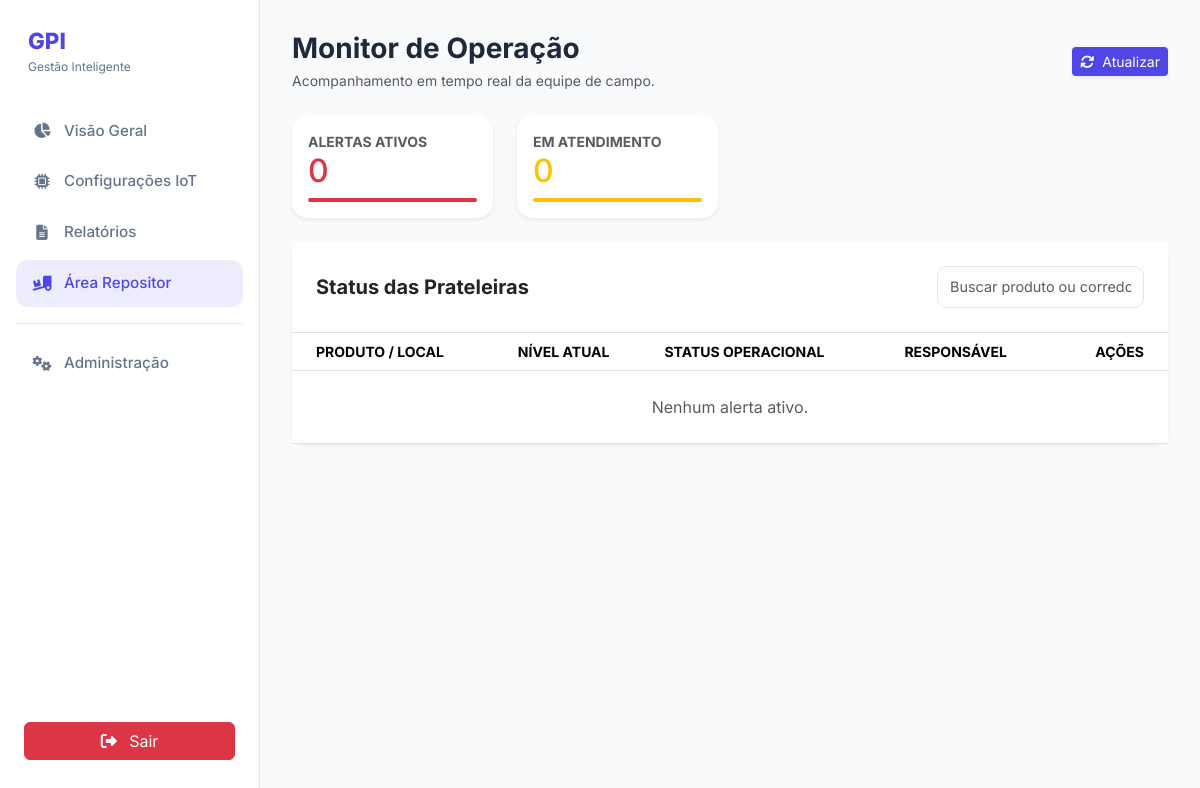
Before: /roteador.php?controller=Repositor&action=index (signed in) with the older database file.
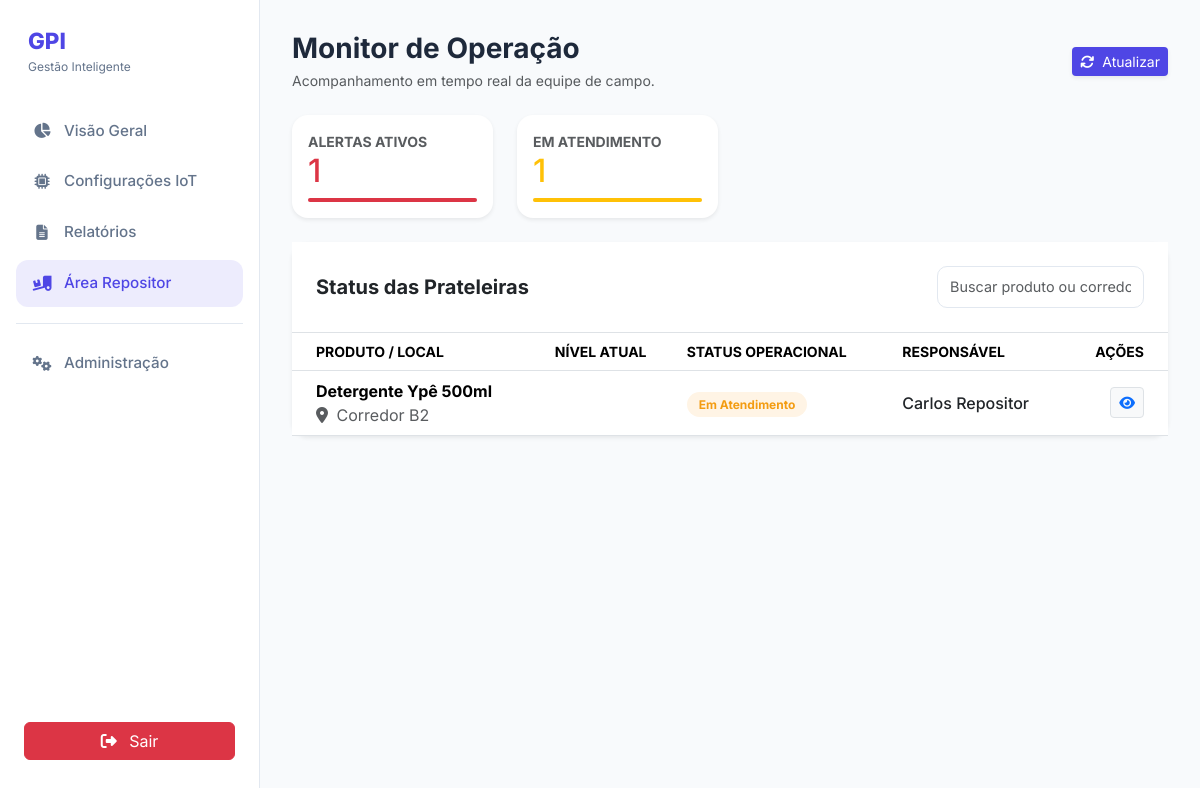
After: the same page with the newer database file.
### tables this page shows
CREATE TABLE historico_alertas (
    id INT PRIMARY KEY AUTO_INCREMENT,
    id_sensor VARCHAR(50) NOT NULL,
    quantidade_no_momento INT NOT NULL,
    data_hora_alerta DATETIME DEFAULT CURRENT_TIMESTAMP,
    data_fim DATETIME,
    status ENUM('pendente', 'em_andamento', 'resolvido') DEFAULT 'pendente',
    id_usuario_atendimento INT,
    FOREIGN KEY (id_sensor) REFERENCES sensor(id),
    FOREIGN KEY (id_usuario_atendimento) REFERENCES usuarios(id)
);

CREATE TABLE produtos (
    id INT PRIMARY KEY NOT NULL AUTO_INCREMENT,
    nome VARCHAR(120) NOT NULL,
    peso_unitario DECIMAL(10,3) NOT NULL,
    unidade_medida VARCHAR(10) DEFAULT 'un',
    id_categoria INT,
    FOREIGN KEY (id_categoria) REFERENCES categorias(id)
);

CREATE TABLE sensor (
    id VARCHAR(50) PRIMARY KEY NOT NULL,
    nome VARCHAR(120) NOT NULL,
    corredor VARCHAR(120) NOT NULL,
    lado VARCHAR(120) NOT NULL,
    peso_atual DECIMAL(10,3) NOT NULL DEFAULT 0,
    capacidade_maxima INT NOT NULL DEFAULT 20,
    minimo_reposicao INT NOT NULL DEFAULT 5,
    ultima_atualizacao DATETIME NOT NULL DEFAULT CURRENT_TIMESTAMP ON UPDATE CURRENT_TIMESTAMP,
    quantidade_atual INT NOT NULL DEFAULT 0,
    id_produto INT NOT NULL,
    status VARCHAR(20) NOT NULL,
    FOREIGN KEY (id_produto) REFERENCES produtos(id)
);

CREATE TABLE usuarios (
    id INT PRIMARY KEY NOT NULL AUTO_INCREMENT,
    nome VARCHAR(100) NOT NULL,
    login VARCHAR(50) NOT NULL UNIQUE,
    senha VARCHAR(255) NOT NULL, 
    nivel_acesso ENUM('gerente', 'repositor') NOT NULL DEFAULT 'repositor'
);

### DAO/Conexao.php (called while the page is built)
<?php
class Conexao {
    private static $instance;
    public static function getConn() {
        if (!isset(self::$instance)) {
            try {
                self::$instance = new PDO("mysql:host=localhost;port=3307;dbname=gpi;charset=utf8", "root", "");
                self::$instance->setAttribute(PDO::ATTR_ERRMODE, PDO::ERRMODE_EXCEPTION);
            } catch (PDOException $e) {
                die("Erro de conexão com o banco de dados: " . $e->getMessage());
            }
        }
        return self::$instance;
    }
}

### DAO/HistoricoAlertasDAO.php (called while the page is built, shortened)
<?php
class HistoricoAlertasDAO {
    private $conexao;
    public function __construct() {
        $this->conexao = Conexao::getConn();
    }
    public function buscarAlertasAtivos() {
    try {
        $sql = "SELECT h.*, s.corredor, s.lado, p.nome as produto_nome, c.nome as categoria_nome,
                       u.nome as nome_responsavel
                FROM historico_alertas h
                JOIN sensor s ON h.id_sensor = s.id
                JOIN produtos p ON s.id_produto = p.id
                JOIN categorias c ON p.id_categoria = c.id
                LEFT JOIN usuarios u ON h.id_usuario_atendimento = u.id
                WHERE h.status IN ('pendente', 'em_andamento')
                ORDER BY h.status DESC, h.data_hora_alerta DESC";
        $stmt = $this->conexao->prepare($sql);
        $stmt->execute();
        $alertas = [];
        while ($row = $stmt->fetch(PDO::FETCH_ASSOC)) {
            $alertas[] = $this->mapearAlerta($row);
        }
        return $alertas;
    } catch (PDOException $e) {
        throw new Exception("Erro ao buscar alertas ativos: " . $e->getMessage());
    }
}
    private function mapearAlerta($row) {
        $alerta = new Alerta();
        $alerta->setId($row['id']);
        $alerta->setQuantidadeNoMomento($row['quantidade_no_momento']);
        $alerta->setDataHoraAlerta($row['data_hora_alerta'] ?? null);
        $alerta->setStatus($row['status']);
        $alerta->setIdUsuarioAtendimento($row['id_usuario_atendimento'] ?? null);
        $alerta->setDataFim($row['data_fim'] ?? null);
        $alerta->setNomeResponsavel($row['nome_responsavel'] ?? null);
        $produto = new Produto();
        $produto->setId($row['id_produto'] ?? null);
        $produto->setNome($row['produto_nome']);
        $produto->setCategoria($row['categoria_nome']);
        $sensor = new Sensor();
        $sensor->setId($row['id_sensor']);
        $sensor->setCorredor($row['corredor']);
        $sensor->setLado($row['lado']);
        $alerta->setProduto($produto);
        $alerta->setSensor($sensor);
        return $alerta;
    }
}

### autoload.php (called while the page is built, shortened)
<?php
spl_autoload_register(function ($classe) {
    $pastas = ['controller', 'model', 'dao'];
    foreach ($pastas as $pasta) {
        $arquivo = __DIR__ . DIRECTORY_SEPARATOR . $pasta . DIRECTORY_SEPARATOR . $classe . '.php';
        if (file_exists($arquivo)) {
            return;
        }
    }
});

### model/Alerta.php (called while the page is built, shortened)
<?php
class Alerta {
    private $produto;
    private $sensor;
    private $status;
    private $nome_responsavel;
    public function setStatus($status) { $this->status = $status; }
    public function getStatus() { return $this->status; }
    public function setProduto($produto) { $this->produto = $produto; }
    public function setSensor($sensor) { $this->sensor = $sensor; }
    public function getProduto() { return $this->produto; }
    public function getCorredor() { return $this->sensor ? $this->sensor->getCorredor() : 'N/A'; }
    public function setNomeResponsavel($nome) {
    $this->nome_responsavel = $nome;
}
public function getResponsavelNome() {
    return $this->nome_responsavel ?? null;
}
}

### model/Produto.php (called while the page is built, shortened)
<?php
class Produto {
    private $nome;
    public function getNome() {
        return $this->nome;
    }
    public function setNome($nome) {
        $this->nome = $nome;
    }
}

### model/Sensor.php (called while the page is built, shortened)
<?php
class Sensor {
    private $corredor;
    public function getCorredor() { return $this->corredor; }
    public function setCorredor($c) { $this->corredor = $c; }
}

### view/repositor.php (the view, shortened to what the changed rows need)
<?php
$alertas = $alertas ?? [];
?>
<!DOCTYPE html>
<html lang="pt-BR">
<head>
    <link rel="stylesheet" href="https://cdnjs.cloudflare.com/ajax/libs/font-awesome/6.4.2/css/all.min.css">
    <link href="https://cdn.jsdelivr.net/npm/bootstrap@5.3.2/dist/css/bootstrap.min.css" rel="stylesheet">
    <link rel="stylesheet" href="style.css" />
</head>
<body>
    <div class="app">
        <aside class="sidebar">
            <div class="brand">
                <div class="brand-text"><span>GPI</span><small>Gestão Inteligente</small></div>
            </div>
            <nav class="menu">
                <a class="menu-item" href="roteador.php?controller=Home&action=index"><i class="fa-solid fa-chart-pie"></i> Visão Geral</a>
                <a class="menu-item" href="roteador.php?controller=Sensor&action=index"><i class="fa-solid fa-microchip"></i> Configurações IoT</a>
                <a class="menu-item" href="roteador.php?controller=Relatorio&action=index"><i class="fa-solid fa-file-lines"></i> Relatórios</a>
                <a class="menu-item active" href="roteador.php?controller=Repositor&action=index"><i class="fa-solid fa-truck-ramp-box"></i> Área Repositor</a>
                <div class="menu-divider"></div>
                <a class="menu-item" href="roteador.php?controller=Gestao&action=index"><i class="fa-solid fa-gears"></i> Administração</a>
            </nav>
            <button class="btn btn-danger mt-auto mx-2 mb-3" onclick="location.href='roteador.php?controller=Usuario&action=logout'">
                <i class="fa-solid fa-right-from-bracket me-2"></i> Sair
            </button>
        </aside>
        <main class="content">
            <header class="header mb-4 d-flex justify-content-between align-items-center">
                <div>
                    <h1 class="fw-bold h3 mb-1">Monitor de Operação</h1>
                    <p class="text-muted small mb-0">Acompanhamento em tempo real da equipe de campo.</p>
                </div>
                <div class="d-flex gap-2">
                    <button class="btn btn-primary shadow-sm btn-sm" onclick="location.reload()"><i class="fa-solid fa-sync me-2"></i>Atualizar</button>
                </div>
            </header>
            <section class="row g-4 mb-4">
            <div class="col-md-3">
                <div class="card stat-card p-3 border-0 shadow-sm">
                    <small class="text-muted fw-bold">ALERTAS ATIVOS</small>
                    <h2 class="fw-800 mb-0 text-danger"><?= count($alertas) ?></h2>
                    <div class="progress mt-2" style="height: 4px;"><div class="progress-bar bg-danger" style="width: 100%"></div></div>
                </div>
            </div>
            <div class="col-md-3">
                <div class="card stat-card p-3 border-0 shadow-sm">
                    <small class="text-muted fw-bold">EM ATENDIMENTO</small>
                    <?php
                    $emAtendimento = count(array_filter($alertas, fn($a) => $a->getStatus() === 'em_andamento'));
                    ?>
                    <h2 class="fw-800 mb-0 text-warning"><?= $emAtendimento ?></h2>
                    <div class="progress mt-2" style="height: 4px;"><div class="progress-bar bg-warning" style="width: 100%"></div></div>
                </div>
            </div>
            </section>
            <section class="card border-0 shadow-sm">
                <div class="p-4 border-bottom d-flex justify-content-between align-items-center bg-white">
                    <h2 class="h5 fw-bold mb-0">Status das Prateleiras</h2>
                    <input type="text" class="form-control form-control-sm w-25" placeholder="Buscar produto ou corredor...">
                </div>
                <div class="table-responsive">
                    <table class="table table-hover align-middle mb-0">
                        <thead class="bg-light text-muted small">
                            <tr>
                                <th class="ps-4">PRODUTO / LOCAL</th>
                                <th>NÍVEL ATUAL</th>
                                <th>STATUS OPERACIONAL</th>
                                <th>RESPONSÁVEL</th>
                                <th class="text-end pe-4">AÇÕES</th>
                            </tr>
                        </thead>
                        <tbody>
                        <?php if (empty($alertas)): ?>
                            <tr><td colspan="5" class="text-center py-4 text-muted">Nenhum alerta ativo.</td></tr>
                        <?php else: ?>
                            <?php foreach ($alertas as $alerta): ?>
                            <tr>
                                <td class="ps-4">
                                    <div class="fw-bold"><?= htmlspecialchars($alerta->getProduto()->getNome()) ?></div>
                                    <div class="extra-small text-muted"><i class="fa-solid fa-location-dot me-1"></i> Corredor <?= htmlspecialchars($alerta->getCorredor()) ?></div>
                                </td>
                                <td></td>
                                <td>
                                    <?php if ($alerta->getStatus() === 'pendente'): ?>
                                        <span class="badge-status bg-pending fw-bold">Aguardando</span>
                                    <?php else: ?>
                                        <span class="badge-status bg-progress fw-bold">Em Atendimento</span>
                                    <?php endif; ?>
                                </td>
                                <td>
                                    <?php if ($alerta->getStatus() === 'pendente'): ?>
                                        <span class="text-muted small fst-italic">Aguardando...</span>
                                    <?php else: ?>
                                        <span class="fw-medium text-dark">
                                            <?= htmlspecialchars($alerta->getResponsavelNome() ?? 'Não identificado') ?>
                                        </span>
                                    <?php endif; ?>
                                </td>
                                <td class="text-end pe-4"><button class="btn btn-sm btn-light border"><i class="fa-solid fa-eye text-primary"></i></button></td>
                            </tr>
                            <?php endforeach; ?>
                        <?php endif; ?>
                    </tbody>
                    </table>
                </div>
            </section>
        </main>
    </div>
</body>
</html>

Changed rows visible on the page:
added historico_alertas: status "1", produtos.nome "Detergente Ypê 500ml", id_sensor.corredor "B2", shows "Em Atendimento", id_usuario_atendimento.nome "Carlos Repositor"
Other visible differences:
count($alertas): "0" → "1"
$emAtendimento: "0" → (not shown)
text no longer shown: "Nenhum alerta ativo."
